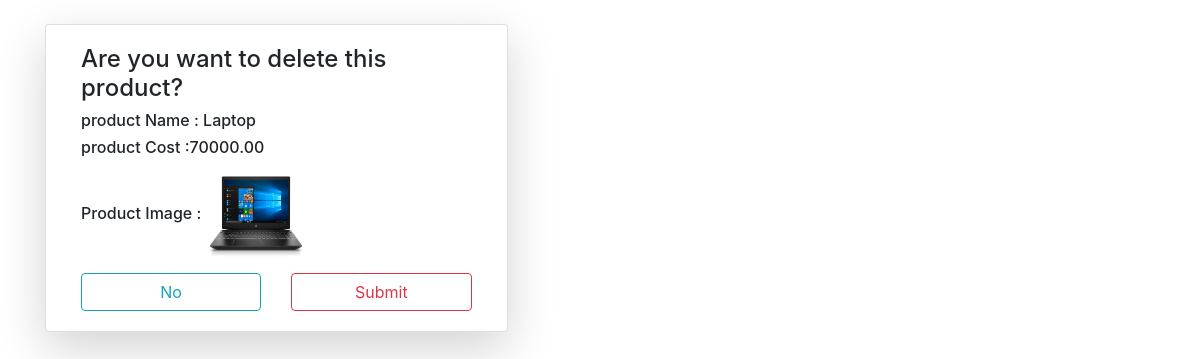
Screenshot of /prodel/1/ with the database file from the repository.
### retail/models.py (models this page shows)
class products(models.Model):
	productid=models.IntegerField(primary_key=True)
	productname=models.CharField(max_length=255)
	productdescription=models.CharField(max_length=255)
	productprice=models.DecimalField(max_digits=10,decimal_places=2)
	productimage=models.ImageField(upload_to='images/')

### retail/views.py (the view)
# urls.py: path('prodel/<int:K>/',views.productdel,name="productdel"),
def productdel(request, K):
    n = products.objects.get(productid=K)
    if request.method == "POST":
        n.delete()
        return redirect('productlist')
    return render(request, 'tnr/productdel.html', {'z': n})

### retail/templates/tnr/productdel.html (shortened to what this page needs)
{% load static %}
<!DOCTYPE html>
<html>
<head>
	<link rel="stylesheet" type="text/css" href="{% static 'css/bootstrap.min.css' %}">
</head>
<body>
	<div class="container mt-4">
		<div class="card col-md-5 ma-auto shadow-lg">
			<div class="card-body">
				<h4>Are you want to delete this product?</h4>
				<h6>product Name : {{z.productname}}</h6>
				<h6>product Cost    :{{z.productprice}}</h6>
				<h6>Product Image : <img src="/media/{{z.productimage}}" width="100" height="100"></h6>
				<form method="post">
					<div class="row">
						<div class="col">
							<a href="{% url 'productlist' %}" class="form-control btn btn-outline-info">No</a>
						</div>
						<div class="col">
							<input type="submit" valu="Yes" class="btn btn-outline-danger form-control">
						</div>
					</div>
				</form>
			</div>
		</div>
	</div>
</body>
</html>

### rows the page displays
products: productname "Laptop", productprice "70000.00", productimage (picture)
